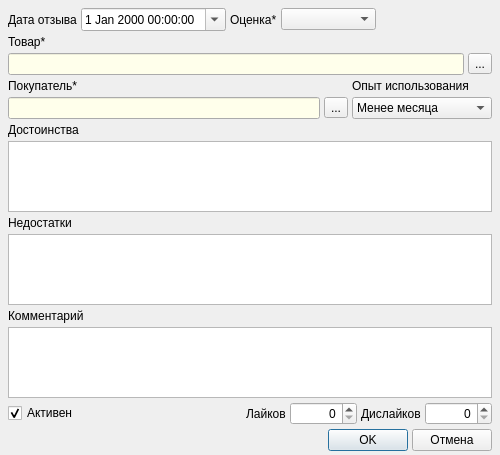
<?xml version="1.0" encoding="UTF-8"?>
<ui version="4.0">
 <class>FormReviewCard</class>
 <widget class="QDialog" name="FormReviewCard">
  <property name="geometry">
   <rect>
    <x>0</x>
    <y>0</y>
    <width>500</width>
    <height>455</height>
   </rect>
  </property>
  <property name="windowTitle">
   <string>Отзыв к товару</string>
  </property>
  <layout class="QVBoxLayout" name="verticalLayout">
   <property name="spacing">
    <number>4</number>
   </property>
   <property name="leftMargin">
    <number>8</number>
   </property>
   <property name="topMargin">
    <number>8</number>
   </property>
   <property name="rightMargin">
    <number>8</number>
   </property>
   <property name="bottomMargin">
    <number>4</number>
   </property>
   <item>
    <layout class="QHBoxLayout" name="horizontalLayout_5">
     <item>
      <widget class="QLabel" name="label_8">
       <property name="text">
        <string>Дата отзыва</string>
       </property>
      </widget>
     </item>
     <item>
      <widget class="QDateTimeEdit" name="dateTimeEdit">
       <property name="calendarPopup">
        <bool>true</bool>
       </property>
      </widget>
     </item>
     <item>
      <widget class="QLabel" name="label_3">
       <property name="text">
        <string>Оценка*</string>
       </property>
      </widget>
     </item>
     <item>
      <widget class="QComboBox" name="comboBoxMark">
       <property name="currentIndex">
        <number>-1</number>
       </property>
       <item>
        <property name="text">
         <string>Ужасно</string>
        </property>
       </item>
       <item>
        <property name="text">
         <string>Плохо</string>
        </property>
       </item>
       <item>
        <property name="text">
         <string>Нормально</string>
        </property>
       </item>
       <item>
        <property name="text">
         <string>Хорошо</string>
        </property>
       </item>
       <item>
        <property name="text">
         <string>Отлично</string>
        </property>
       </item>
      </widget>
     </item>
     <item>
      <spacer name="horizontalSpacer_3">
       <property name="orientation">
        <enum>Qt::Horizontal</enum>
       </property>
       <property name="sizeHint" stdset="0">
        <size>
         <width>38</width>
         <height>20</height>
        </size>
       </property>
      </spacer>
     </item>
     <item>
      <widget class="QLabel" name="labelMark">
       <property name="minimumSize">
        <size>
         <width>78</width>
         <height>0</height>
        </size>
       </property>
       <property name="text">
        <string/>
       </property>
      </widget>
     </item>
    </layout>
   </item>
   <item>
    <widget class="QLabel" name="label">
     <property name="text">
      <string>Товар*</string>
     </property>
    </widget>
   </item>
   <item>
    <layout class="QHBoxLayout" name="horizontalLayout_2">
     <item>
      <widget class="QLineEdit" name="lineEditProduct">
       <property name="palette">
        <palette>
         <active>
          <colorrole role="Base">
           <brush brushstyle="SolidPattern">
            <color alpha="255">
             <red>255</red>
             <green>255</green>
             <blue>235</blue>
            </color>
           </brush>
          </colorrole>
         </active>
         <inactive>
          <colorrole role="Base">
           <brush brushstyle="SolidPattern">
            <color alpha="255">
             <red>255</red>
             <green>255</green>
             <blue>235</blue>
            </color>
           </brush>
          </colorrole>
         </inactive>
         <disabled>
          <colorrole role="Base">
           <brush brushstyle="SolidPattern">
            <color alpha="255">
             <red>240</red>
             <green>240</green>
             <blue>240</blue>
            </color>
           </brush>
          </colorrole>
         </disabled>
        </palette>
       </property>
       <property name="readOnly">
        <bool>true</bool>
       </property>
      </widget>
     </item>
     <item>
      <widget class="QToolButton" name="toolButtonProduct">
       <property name="text">
        <string>...</string>
       </property>
      </widget>
     </item>
    </layout>
   </item>
   <item>
    <layout class="QGridLayout" name="gridLayout">
     <item row="0" column="0">
      <widget class="QLabel" name="label_2">
       <property name="text">
        <string>Покупатель*</string>
       </property>
      </widget>
     </item>
     <item row="0" column="1">
      <widget class="QLabel" name="label_7">
       <property name="text">
        <string>Опыт использования</string>
       </property>
      </widget>
     </item>
     <item row="1" column="0">
      <layout class="QHBoxLayout" name="horizontalLayout_4">
       <item>
        <widget class="QLineEdit" name="lineEditUser">
         <property name="palette">
          <palette>
           <active>
            <colorrole role="Base">
             <brush brushstyle="SolidPattern">
              <color alpha="255">
               <red>255</red>
               <green>255</green>
               <blue>235</blue>
              </color>
             </brush>
            </colorrole>
           </active>
           <inactive>
            <colorrole role="Base">
             <brush brushstyle="SolidPattern">
              <color alpha="255">
               <red>255</red>
               <green>255</green>
               <blue>235</blue>
              </color>
             </brush>
            </colorrole>
           </inactive>
           <disabled>
            <colorrole role="Base">
             <brush brushstyle="SolidPattern">
              <color alpha="255">
               <red>240</red>
               <green>240</green>
               <blue>240</blue>
              </color>
             </brush>
            </colorrole>
           </disabled>
          </palette>
         </property>
         <property name="readOnly">
          <bool>true</bool>
         </property>
        </widget>
       </item>
       <item>
        <widget class="QToolButton" name="toolButtonUser">
         <property name="text">
          <string>...</string>
         </property>
        </widget>
       </item>
      </layout>
     </item>
     <item row="1" column="1">
      <widget class="QComboBox" name="comboBoxUseTime">
       <item>
        <property name="text">
         <string>Менее месяца</string>
        </property>
       </item>
       <item>
        <property name="text">
         <string>Несколько месяцев</string>
        </property>
       </item>
       <item>
        <property name="text">
         <string>Более года</string>
        </property>
       </item>
      </widget>
     </item>
    </layout>
   </item>
   <item>
    <widget class="QLabel" name="label_4">
     <property name="text">
      <string>Достоинства</string>
     </property>
    </widget>
   </item>
   <item>
    <widget class="QPlainTextEdit" name="plainTextEditMerits"/>
   </item>
   <item>
    <widget class="QLabel" name="label_5">
     <property name="text">
      <string>Недостатки</string>
     </property>
    </widget>
   </item>
   <item>
    <widget class="QPlainTextEdit" name="plainTextEditDemerits"/>
   </item>
   <item>
    <widget class="QLabel" name="label_6">
     <property name="text">
      <string>Комментарий</string>
     </property>
    </widget>
   </item>
   <item>
    <widget class="QPlainTextEdit" name="plainTextEditComment"/>
   </item>
   <item>
    <layout class="QHBoxLayout" name="horizontalLayout_3">
     <item>
      <widget class="QCheckBox" name="checkBoxIsActive">
       <property name="text">
        <string>Активен</string>
       </property>
       <property name="checked">
        <bool>true</bool>
       </property>
      </widget>
     </item>
     <item>
      <spacer name="horizontalSpacer_2">
       <property name="orientation">
        <enum>Qt::Horizontal</enum>
       </property>
       <property name="sizeHint" stdset="0">
        <size>
         <width>40</width>
         <height>20</height>
        </size>
       </property>
      </spacer>
     </item>
     <item>
      <widget class="QLabel" name="label_9">
       <property name="text">
        <string>Лайков</string>
       </property>
      </widget>
     </item>
     <item>
      <widget class="QSpinBox" name="spinBoxLikes">
       <property name="alignment">
        <set>Qt::AlignRight|Qt::AlignTrailing|Qt::AlignVCenter</set>
       </property>
       <property name="maximum">
        <number>1000000</number>
       </property>
      </widget>
     </item>
     <item>
      <widget class="QLabel" name="label_10">
       <property name="text">
        <string>Дислайков</string>
       </property>
      </widget>
     </item>
     <item>
      <widget class="QSpinBox" name="spinBoxDislikes">
       <property name="alignment">
        <set>Qt::AlignRight|Qt::AlignTrailing|Qt::AlignVCenter</set>
       </property>
       <property name="maximum">
        <number>1000000</number>
       </property>
      </widget>
     </item>
    </layout>
   </item>
   <item>
    <layout class="QHBoxLayout" name="horizontalLayout">
     <item>
      <spacer name="horizontalSpacer">
       <property name="orientation">
        <enum>Qt::Horizontal</enum>
       </property>
       <property name="sizeHint" stdset="0">
        <size>
         <width>40</width>
         <height>20</height>
        </size>
       </property>
      </spacer>
     </item>
     <item>
      <widget class="QPushButton" name="pushButtonOK">
       <property name="text">
        <string>OK</string>
       </property>
      </widget>
     </item>
     <item>
      <widget class="QPushButton" name="pushButtonCancel">
       <property name="text">
        <string>Отмена</string>
       </property>
      </widget>
     </item>
    </layout>
   </item>
  </layout>
 </widget>
 <resources/>
 <connections/>
</ui>
